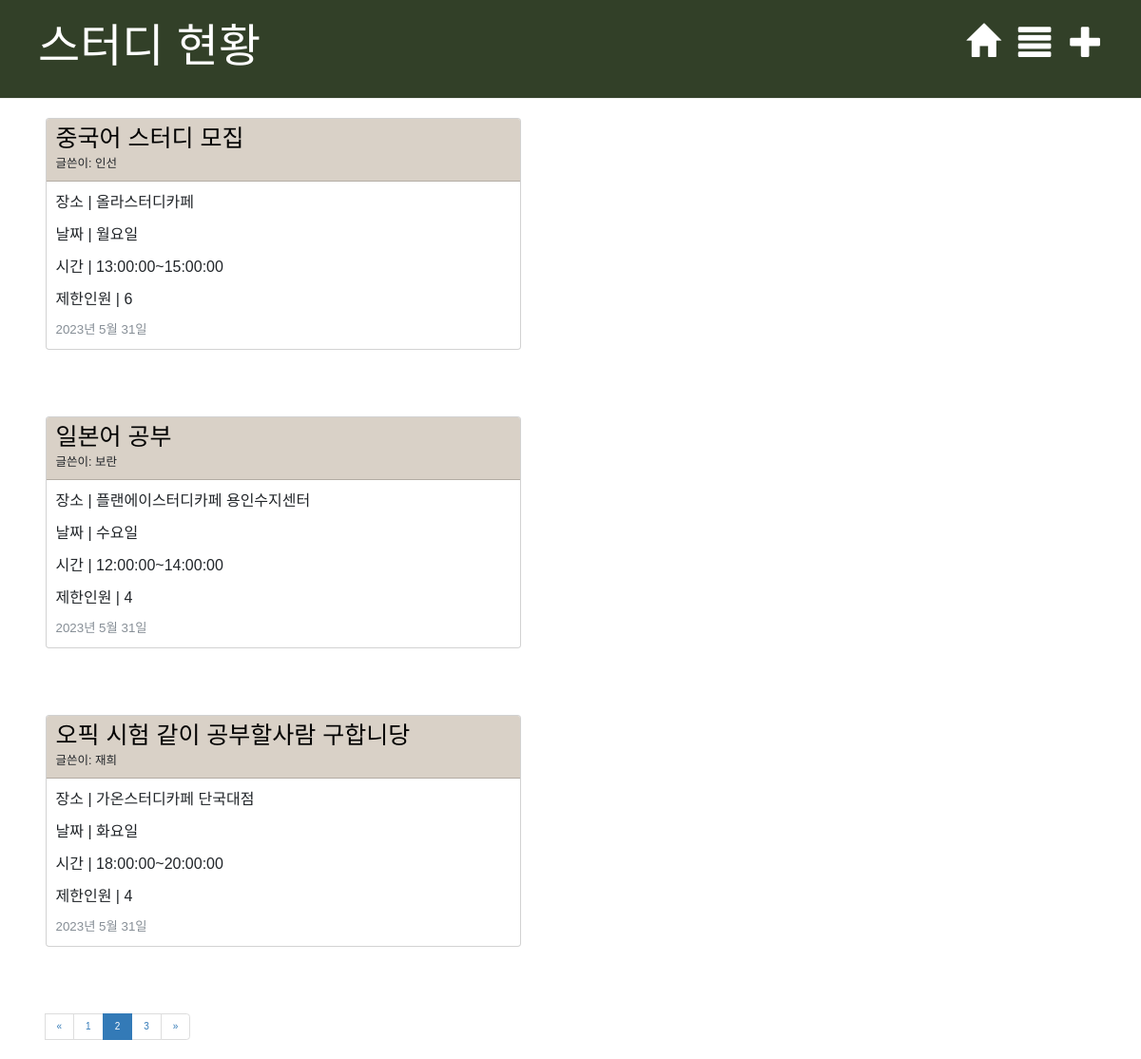
Screenshot of /blog/?page=2 with the database file from the repository.
### blog/models.py (models this page shows, shortened)
class Post(models.Model):
    author = models.ForeignKey('accounts.User', on_delete=models.CASCADE)
    published_date = models.DateField(default=timezone.now)
    title = models.CharField(max_length=30)
    study_place = models.CharField(max_length=30)
    study_day = models.CharField(max_length=30)
    start_date = models.DateField(default=timezone.now)
    end_date = models.DateField(blank=False, null=False)
    start_time = models.TimeField(blank=False, null=False)
    end_time = models.TimeField(blank=False, null=False)
    limit_people = models.IntegerField(default=2)
    text = models.TextField(default='', blank=True)

### accounts/models.py (models this page shows)
class User(models.Model):
    username = models.CharField(max_length=128)
    useremail = models.EmailField(max_length=128)
    password = models.CharField(max_length=128)
    created_at = models.DateTimeField(auto_now_add=True)
    def __str__(self):
        return self.username
    class Meta:
        db_table = 'cafeProject_user'
        verbose_name = '카페앱 사용자'
        verbose_name_plural = '카페앱 사용자'

### blog/views.py (the view)
# urls.py: path('', views.post_list, name='post_list'),
def post_list(request):
    posts = Post.objects.filter(published_date__lte=timezone.now()).order_by('published_date')
    page = request.GET.get('page')
    paginator = Paginator(posts, 3)
    try:
        paginated_list = paginator.get_page(page)
    except PageNotAnInteger:
        page = 1
        paginated_list = paginator.get_page(page)
    except EmptyPage:
        page = paginator.num_pages
        paginated_list = paginator.get_page(page)
    return render(request, 'blog/post_list.html', {'posts': posts, 'paginated_list': paginated_list, 'paginator': paginator})

### blog/templates/blog/post_list.html
{% extends 'blog/base.html' %}
    {% block content %}
        {% for post in paginated_list %}
            <div class="post">
                <div class="d-grid gap-3">
                <div class="card" style="width: 50rem;">
                    <div class="card-header" style="background-color:#D9D1C7;">
                        <h1><a href="{% url 'post_detail' pk=post.pk %}">{{ post.title }}</a></h1>
                        <h5>글쓴이: {{ post.author }}</h5>
                    </div>
                    <div class="card-body">
                        <p>장소 | {{ post.study_place|linebreaksbr }}</p>
                        <p>날짜 | {{ post.study_day|linebreaksbr }}</p>
                        <p>시간 | {{ post.start_time|linebreaksbr }}~{{ post.end_time|linebreaksbr }}</p>
                        <p>제한인원 | {{ post.limit_people|linebreaksbr }}</p>
                        <div class="date">
                            {{ post.published_date }}
                        </div>
                    </div>
                </div>
                </div>
            </div>
        {% endfor %}
    <nav aria-label="study_pagination">
        <ul class="pagination">
        {% if paginated_list.has_other_pages %}
        <li class="page-item">
            {% if paginated_list.has_previous %}
                <li class = "page-item">
                    <a class="page-link" href="?page={{ paginated_list.previous_page_number }}" aria-label = "Previous">
                        <span aria-hidden="true">&laquo;</span></a>
                </li>
            {% endif %}
            {% for page in paginator.page_range %}
            {% if page >= paginated_list.number|add:-5 and page <= paginated_list.number|add:5 %}
            {% if page == paginated_list.number %}
            <li class="page-item active" aria-current="page"><a class="page-link" href="?page={{ page }}">{{ page }}</a></li>
            {% else %}
            <li class="page-item"><a class="page-link" href="?page={{ page }}">{{ page }}</a></li>
            {% endif %}
            {% endif %}
            {% endfor %}
            {% if paginated_list.has_next %}
            <li class = "page-item">
                <a class="page-link" href="?page={{ paginated_list.next_page_number }}" aria-label = "Next">
                    <span aria-hidden="true">&raquo;</span></a>
            </li>
            {% endif %}
        </li>
        </ul>
        {% endif %}
    </nav>
    {% endblock %}

### blog/static/css/blog.css (style rules this page uses)
.date { color: #868e96; font-size: 10pt; }
.post { margin-bottom: 70px; }
.post h1 a, .post h1 a:visited { color: #000000; text-decoration: none; }

### rows the page displays
Post: title "중국어 스터디 모집", author "인선", study_place "올라스터디카페", study_day "월요일", start_time "13:00:00", end_time "15:00:00", limit_people "6", published_date "2023년 5월 31일"
Post: title "일본어 공부", author "보란", study_place "플랜에이스터디카페 용인수지센터", study_day "수요일", start_time "12:00:00", end_time "14:00:00", limit_people "4", published_date "2023년 5월 31일"
Post: title "오픽 시험 같이 공부할사람 구합니당", author "재희", study_place "가온스터디카페 단국대점", study_day "화요일", start_time "18:00:00", end_time "20:00:00", limit_people "4", published_date "2023년 5월 31일"

### other values shown
{{ page }} "1" "3"
{{ page }} "2"
